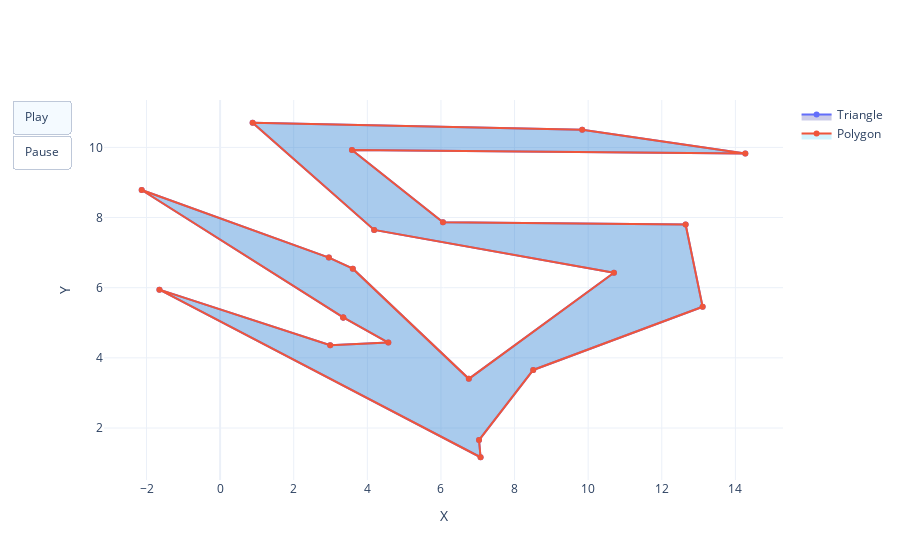

The cell this chart's notebook holds for it:
### Code cell
input = 'agp2009a-simplerand/randsimple-20-1.pol'
poly = Polygon(input)
t_i = time.time()
triangulate = triangulate(poly)
t_f = time.time()
poly.plot(triangulate)
print(f"tempo levado: {(t_f-t_i):.4f}")
print(f"Número de triangulos: {len(triangulate)}")

### Figure 1 — Plotly figure (JSON) as saved in the notebook; plotly's stock layout.template omitted (floating-point values rounded to 4 significant figures)
{"data": [{"fill": "toself", "fillcolor": "rgba(0, 0, 139, 0.2)", "mode": "lines+markers", "name": "Triangle", "type": "scatter", "x": [3.345, 4.57, 2.991, -1.649, 7.076, 7.034, 8.507, 13.11, 12.65, 6.055, 3.582, 14.27, 9.838, 0.8828, 4.186, 10.7, 6.758, 3.605, 2.955, -2.131, 3.345], "y": [5.152, 4.434, 4.359, 5.945, 1.166, 1.657, 3.655, 5.455, 7.803, 7.866, 9.926, 9.826, 10.5, 10.7, 7.648, 6.424, 3.402, 6.543, 6.858, 8.785, 5.152]}, {"fill": "toself", "fillcolor": "rgba(34, 200, 255, 0.2)", "mode": "lines+markers", "name": "Polygon", "type": "scatter", "x": [3.345, 4.57, 2.991, -1.649, 7.076, 7.034, 8.507, 13.11, 12.65, 6.055, 3.582, 14.27, 9.838, 0.8828, 4.186, 10.7, 6.758, 3.605, 2.955, -2.131, 3.345], "y": [5.152, 4.434, 4.359, 5.945, 1.166, 1.657, 3.655, 5.455, 7.803, 7.866, 9.926, 9.826, 10.5, 10.7, 7.648, 6.424, 3.402, 6.543, 6.858, 8.785, 5.152]}], "layout": {"hovermode": "closest", "showlegend": true, "updatemenus": [{"buttons": [{"args": [null, {"frame": {"duration": 500, "redraw": true}, "fromcurrent": true, "transition": {"duration": 300, "easing": "quadratic-in-out"}}], "label": "Play", "method": "animate"}, {"args": [[null], {"frame": {"duration": 0, "redraw": false}, "mode": "immediate", "transition": {"duration": 0}}], "label": "Pause", "method": "animate"}], "type": "buttons"}], "xaxis": {"title": {"text": "X"}}, "yaxis": {"title": {"text": "Y"}}}}
